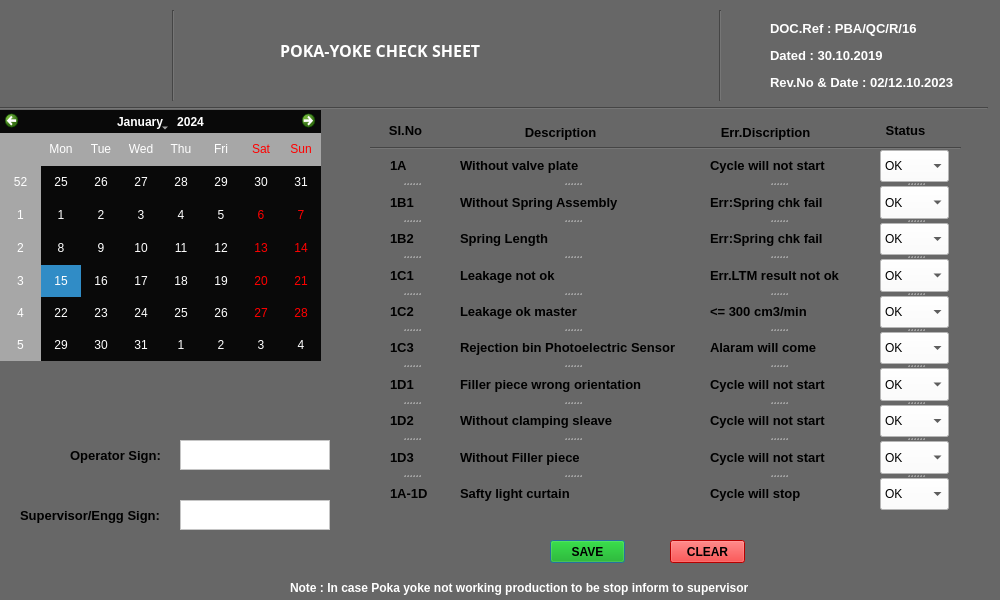
<?xml version="1.0" encoding="UTF-8"?>
<ui version="4.0">
 <class>Dialog</class>
 <widget class="QDialog" name="Dialog">
  <property name="geometry">
   <rect>
    <x>0</x>
    <y>0</y>
    <width>1000</width>
    <height>600</height>
   </rect>
  </property>
  <property name="windowTitle">
   <string>Dialog</string>
  </property>
  <property name="styleSheet">
   <string notr="true">background-color: rgb(103, 103, 103);</string>
  </property>
  <widget class="QLabel" name="label">
   <property name="geometry">
    <rect>
     <x>10</x>
     <y>20</y>
     <width>150</width>
     <height>60</height>
    </rect>
   </property>
   <property name="text">
    <string/>
   </property>
   <property name="pixmap">
    <pixmap>Images/PreBo_cmyk.png</pixmap>
   </property>
   <property name="scaledContents">
    <bool>true</bool>
   </property>
  </widget>
  <widget class="Line" name="line">
   <property name="geometry">
    <rect>
     <x>-3</x>
     <y>100</y>
     <width>991</width>
     <height>16</height>
    </rect>
   </property>
   <property name="orientation">
    <enum>Qt::Horizontal</enum>
   </property>
  </widget>
  <widget class="Line" name="line_2">
   <property name="geometry">
    <rect>
     <x>163</x>
     <y>10</y>
     <width>20</width>
     <height>91</height>
    </rect>
   </property>
   <property name="orientation">
    <enum>Qt::Vertical</enum>
   </property>
  </widget>
  <widget class="QLabel" name="label_2">
   <property name="geometry">
    <rect>
     <x>280</x>
     <y>30</y>
     <width>251</width>
     <height>41</height>
    </rect>
   </property>
   <property name="font">
    <font>
     <family>Segoe Script</family>
     <pointsize>12</pointsize>
     <weight>75</weight>
     <bold>true</bold>
    </font>
   </property>
   <property name="styleSheet">
    <string notr="true">color: rgb(255, 255, 255);</string>
   </property>
   <property name="text">
    <string>POKA-YOKE CHECK SHEET</string>
   </property>
  </widget>
  <widget class="Line" name="line_3">
   <property name="geometry">
    <rect>
     <x>710</x>
     <y>10</y>
     <width>20</width>
     <height>91</height>
    </rect>
   </property>
   <property name="orientation">
    <enum>Qt::Vertical</enum>
   </property>
  </widget>
  <widget class="QLabel" name="label_3">
   <property name="geometry">
    <rect>
     <x>600</x>
     <y>10</y>
     <width>101</width>
     <height>91</height>
    </rect>
   </property>
   <property name="text">
    <string/>
   </property>
   <property name="pixmap">
    <pixmap>Images/rb_15710.png</pixmap>
   </property>
   <property name="scaledContents">
    <bool>true</bool>
   </property>
  </widget>
  <widget class="QLabel" name="label_4">
   <property name="geometry">
    <rect>
     <x>770</x>
     <y>10</y>
     <width>211</width>
     <height>91</height>
    </rect>
   </property>
   <property name="styleSheet">
    <string notr="true">color: rgb(255, 255, 255);</string>
   </property>
   <property name="text">
    <string>&lt;html&gt;&lt;head/&gt;&lt;body&gt;&lt;p&gt;&lt;span style=&quot; font-size:10pt; font-weight:600;&quot;&gt;DOC.Ref : PBA/QC/R/16&lt;/span&gt;&lt;/p&gt;&lt;p&gt;&lt;span style=&quot; font-size:10pt; font-weight:600;&quot;&gt;Dated : 30.10.2019&lt;/span&gt;&lt;/p&gt;&lt;p&gt;&lt;span style=&quot; font-size:10pt; font-weight:600;&quot;&gt;Rev.No &amp;amp; Date : 02/12.10.2023&lt;/span&gt;&lt;/p&gt;&lt;/body&gt;&lt;/html&gt;</string>
   </property>
  </widget>
  <widget class="QCalendarWidget" name="calendarWidget">
   <property name="geometry">
    <rect>
     <x>0</x>
     <y>110</y>
     <width>321</width>
     <height>251</height>
    </rect>
   </property>
   <property name="styleSheet">
    <string notr="true">border-color: rgb(255, 0, 0);
background-color: rgb(103, 103, 103);
color: rgb(255, 255, 255);
alternate-background-color: rgb(103, 103, 103);
background-color: rgb(9, 9, 9);
alternate-background-color: rgb(255, 255, 11);
alternate-background-color: rgb(20, 20, 20);
alternate-background-color: rgb(167, 167, 167);</string>
   </property>
  </widget>
  <widget class="QLabel" name="label_5">
   <property name="geometry">
    <rect>
     <x>290</x>
     <y>580</y>
     <width>461</width>
     <height>16</height>
    </rect>
   </property>
   <property name="styleSheet">
    <string notr="true">color: rgb(255, 255, 255);</string>
   </property>
   <property name="text">
    <string>&lt;html&gt;&lt;head/&gt;&lt;body&gt;&lt;p&gt;&lt;span style=&quot; font-weight:600;&quot;&gt;Note :  In case Poka yoke not working production to be stop inform to supervisor&lt;/span&gt;&lt;/p&gt;&lt;/body&gt;&lt;/html&gt;</string>
   </property>
  </widget>
  <widget class="QLabel" name="label_6">
   <property name="enabled">
    <bool>true</bool>
   </property>
   <property name="geometry">
    <rect>
     <x>360</x>
     <y>120</y>
     <width>91</width>
     <height>21</height>
    </rect>
   </property>
   <property name="text">
    <string>&lt;html&gt;&lt;head/&gt;&lt;body&gt;&lt;p align=&quot;center&quot;&gt;&lt;span style=&quot; font-size:10pt; font-weight:600;&quot;&gt;SI.No&lt;/span&gt;&lt;/p&gt;&lt;/body&gt;&lt;/html&gt;</string>
   </property>
  </widget>
  <widget class="QLabel" name="label_7">
   <property name="geometry">
    <rect>
     <x>480</x>
     <y>120</y>
     <width>161</width>
     <height>25</height>
    </rect>
   </property>
   <property name="text">
    <string>&lt;html&gt;&lt;head/&gt;&lt;body&gt;&lt;p align=&quot;center&quot;&gt;&lt;span style=&quot; font-size:10pt; font-weight:600;&quot;&gt;Description&lt;/span&gt;&lt;/p&gt;&lt;/body&gt;&lt;/html&gt;</string>
   </property>
  </widget>
  <widget class="QLabel" name="label_8">
   <property name="geometry">
    <rect>
     <x>670</x>
     <y>120</y>
     <width>191</width>
     <height>25</height>
    </rect>
   </property>
   <property name="text">
    <string>&lt;html&gt;&lt;head/&gt;&lt;body&gt;&lt;p align=&quot;center&quot;&gt;&lt;span style=&quot; font-size:10pt; font-weight:600;&quot;&gt;Err.Discription&lt;/span&gt;&lt;/p&gt;&lt;/body&gt;&lt;/html&gt;</string>
   </property>
  </widget>
  <widget class="QLabel" name="label_9">
   <property name="geometry">
    <rect>
     <x>870</x>
     <y>120</y>
     <width>71</width>
     <height>21</height>
    </rect>
   </property>
   <property name="text">
    <string>&lt;html&gt;&lt;head/&gt;&lt;body&gt;&lt;p align=&quot;center&quot;&gt;&lt;span style=&quot; font-size:10pt; font-weight:600;&quot;&gt;Status&lt;/span&gt;&lt;/p&gt;&lt;/body&gt;&lt;/html&gt;</string>
   </property>
  </widget>
  <widget class="QSplitter" name="splitter">
   <property name="geometry">
    <rect>
     <x>390</x>
     <y>150</y>
     <width>41</width>
     <height>360</height>
    </rect>
   </property>
   <property name="orientation">
    <enum>Qt::Vertical</enum>
   </property>
   <widget class="QLabel" name="label_14">
    <property name="text">
     <string>&lt;html&gt;&lt;head/&gt;&lt;body&gt;&lt;p&gt;&lt;span style=&quot; font-size:10pt; font-weight:600;&quot;&gt;1A&lt;/span&gt;&lt;/p&gt;&lt;/body&gt;&lt;/html&gt;</string>
    </property>
   </widget>
   <widget class="QLabel" name="label_17">
    <property name="text">
     <string>&lt;html&gt;&lt;head/&gt;&lt;body&gt;&lt;p&gt;&lt;span style=&quot; font-size:10pt; font-weight:600;&quot;&gt;1B1&lt;/span&gt;&lt;/p&gt;&lt;/body&gt;&lt;/html&gt;</string>
    </property>
   </widget>
   <widget class="QLabel" name="label_20">
    <property name="text">
     <string>&lt;html&gt;&lt;head/&gt;&lt;body&gt;&lt;p&gt;&lt;span style=&quot; font-size:10pt; font-weight:600;&quot;&gt;1B2&lt;/span&gt;&lt;/p&gt;&lt;/body&gt;&lt;/html&gt;</string>
    </property>
   </widget>
   <widget class="QLabel" name="label_23">
    <property name="text">
     <string>&lt;html&gt;&lt;head/&gt;&lt;body&gt;&lt;p&gt;&lt;span style=&quot; font-size:10pt; font-weight:600;&quot;&gt;1C1&lt;/span&gt;&lt;/p&gt;&lt;/body&gt;&lt;/html&gt;</string>
    </property>
   </widget>
   <widget class="QLabel" name="label_15">
    <property name="text">
     <string>&lt;html&gt;&lt;head/&gt;&lt;body&gt;&lt;p&gt;&lt;span style=&quot; font-size:10pt; font-weight:600;&quot;&gt;1C2&lt;/span&gt;&lt;/p&gt;&lt;/body&gt;&lt;/html&gt;</string>
    </property>
   </widget>
   <widget class="QLabel" name="label_18">
    <property name="text">
     <string>&lt;html&gt;&lt;head/&gt;&lt;body&gt;&lt;p&gt;&lt;span style=&quot; font-size:10pt; font-weight:600;&quot;&gt;1C3&lt;/span&gt;&lt;/p&gt;&lt;/body&gt;&lt;/html&gt;</string>
    </property>
   </widget>
   <widget class="QLabel" name="label_21">
    <property name="text">
     <string>&lt;html&gt;&lt;head/&gt;&lt;body&gt;&lt;p&gt;&lt;span style=&quot; font-size:10pt; font-weight:600;&quot;&gt;1D1&lt;/span&gt;&lt;/p&gt;&lt;/body&gt;&lt;/html&gt;</string>
    </property>
   </widget>
   <widget class="QLabel" name="label_24">
    <property name="text">
     <string>&lt;html&gt;&lt;head/&gt;&lt;body&gt;&lt;p&gt;&lt;span style=&quot; font-size:10pt; font-weight:600;&quot;&gt;1D2&lt;/span&gt;&lt;/p&gt;&lt;/body&gt;&lt;/html&gt;</string>
    </property>
   </widget>
   <widget class="QLabel" name="label_22">
    <property name="text">
     <string>&lt;html&gt;&lt;head/&gt;&lt;body&gt;&lt;p&gt;&lt;span style=&quot; font-size:10pt; font-weight:600;&quot;&gt;1D3&lt;/span&gt;&lt;/p&gt;&lt;/body&gt;&lt;/html&gt;</string>
    </property>
   </widget>
   <widget class="QLabel" name="label_19">
    <property name="text">
     <string>&lt;html&gt;&lt;head/&gt;&lt;body&gt;&lt;p&gt;&lt;span style=&quot; font-size:10pt; font-weight:600;&quot;&gt;1A-1D&lt;/span&gt;&lt;/p&gt;&lt;/body&gt;&lt;/html&gt;</string>
    </property>
   </widget>
  </widget>
  <widget class="Line" name="line_4">
   <property name="geometry">
    <rect>
     <x>370</x>
     <y>140</y>
     <width>591</width>
     <height>16</height>
    </rect>
   </property>
   <property name="orientation">
    <enum>Qt::Horizontal</enum>
   </property>
  </widget>
  <widget class="QPushButton" name="pushButton">
   <property name="geometry">
    <rect>
     <x>550</x>
     <y>540</y>
     <width>75</width>
     <height>23</height>
    </rect>
   </property>
   <property name="font">
    <font>
     <weight>75</weight>
     <bold>true</bold>
    </font>
   </property>
   <property name="styleSheet">
    <string notr="true">background-color: rgb(0, 170, 0);</string>
   </property>
   <property name="text">
    <string>SAVE</string>
   </property>
  </widget>
  <widget class="QPushButton" name="pushButton_2">
   <property name="geometry">
    <rect>
     <x>670</x>
     <y>540</y>
     <width>75</width>
     <height>23</height>
    </rect>
   </property>
   <property name="font">
    <font>
     <weight>75</weight>
     <bold>true</bold>
    </font>
   </property>
   <property name="styleSheet">
    <string notr="true">background-color: rgb(255, 0, 0);</string>
   </property>
   <property name="text">
    <string>CLEAR</string>
   </property>
  </widget>
  <widget class="QLabel" name="label_10">
   <property name="geometry">
    <rect>
     <x>70</x>
     <y>445</y>
     <width>101</width>
     <height>21</height>
    </rect>
   </property>
   <property name="text">
    <string>&lt;html&gt;&lt;head/&gt;&lt;body&gt;&lt;p&gt;&lt;span style=&quot; font-size:10pt; font-weight:600;&quot;&gt;Operator Sign:&lt;/span&gt;&lt;/p&gt;&lt;/body&gt;&lt;/html&gt;</string>
   </property>
  </widget>
  <widget class="QLabel" name="label_11">
   <property name="geometry">
    <rect>
     <x>20</x>
     <y>505</y>
     <width>151</width>
     <height>21</height>
    </rect>
   </property>
   <property name="text">
    <string>&lt;html&gt;&lt;head/&gt;&lt;body&gt;&lt;p&gt;&lt;span style=&quot; font-size:10pt; font-weight:600;&quot;&gt;Supervisor/Engg Sign:&lt;/span&gt;&lt;/p&gt;&lt;/body&gt;&lt;/html&gt;</string>
   </property>
  </widget>
  <widget class="QTextEdit" name="textEdit">
   <property name="geometry">
    <rect>
     <x>180</x>
     <y>440</y>
     <width>150</width>
     <height>30</height>
    </rect>
   </property>
   <property name="styleSheet">
    <string notr="true">background-color: rgb(255, 255, 255);</string>
   </property>
  </widget>
  <widget class="QTextEdit" name="textEdit_2">
   <property name="geometry">
    <rect>
     <x>180</x>
     <y>500</y>
     <width>150</width>
     <height>30</height>
    </rect>
   </property>
   <property name="styleSheet">
    <string notr="true">background-color: rgb(255, 255, 255);</string>
   </property>
  </widget>
  <widget class="QSplitter" name="splitter_2">
   <property name="geometry">
    <rect>
     <x>460</x>
     <y>150</y>
     <width>223</width>
     <height>360</height>
    </rect>
   </property>
   <property name="orientation">
    <enum>Qt::Vertical</enum>
   </property>
   <widget class="QLabel" name="label_13">
    <property name="text">
     <string>&lt;html&gt;&lt;head/&gt;&lt;body&gt;&lt;p&gt;&lt;span style=&quot; font-size:10pt; font-weight:600;&quot;&gt;Without valve plate&lt;/span&gt;&lt;/p&gt;&lt;/body&gt;&lt;/html&gt;</string>
    </property>
   </widget>
   <widget class="QLabel" name="label_16">
    <property name="text">
     <string>&lt;html&gt;&lt;head/&gt;&lt;body&gt;&lt;p&gt;&lt;span style=&quot; font-size:10pt; font-weight:600;&quot;&gt;Without Spring Assembly&lt;/span&gt;&lt;/p&gt;&lt;/body&gt;&lt;/html&gt;</string>
    </property>
   </widget>
   <widget class="QLabel" name="label_35">
    <property name="text">
     <string>&lt;html&gt;&lt;head/&gt;&lt;body&gt;&lt;p&gt;&lt;span style=&quot; font-size:10pt; font-weight:600;&quot;&gt;Spring Length&lt;/span&gt;&lt;/p&gt;&lt;/body&gt;&lt;/html&gt;</string>
    </property>
   </widget>
   <widget class="QLabel" name="label_36">
    <property name="text">
     <string>&lt;html&gt;&lt;head/&gt;&lt;body&gt;&lt;p&gt;&lt;span style=&quot; font-size:10pt; font-weight:600;&quot;&gt;Leakage not ok&lt;/span&gt;&lt;/p&gt;&lt;/body&gt;&lt;/html&gt;</string>
    </property>
   </widget>
   <widget class="QLabel" name="label_37">
    <property name="text">
     <string>&lt;html&gt;&lt;head/&gt;&lt;body&gt;&lt;p&gt;&lt;span style=&quot; font-size:10pt; font-weight:600;&quot;&gt;Leakage ok master&lt;/span&gt;&lt;/p&gt;&lt;/body&gt;&lt;/html&gt;</string>
    </property>
   </widget>
   <widget class="QLabel" name="label_38">
    <property name="text">
     <string>&lt;html&gt;&lt;head/&gt;&lt;body&gt;&lt;p&gt;&lt;span style=&quot; font-size:10pt; font-weight:600;&quot;&gt;Rejection bin Photoelectric Sensor&lt;/span&gt;&lt;/p&gt;&lt;/body&gt;&lt;/html&gt;</string>
    </property>
   </widget>
   <widget class="QLabel" name="label_39">
    <property name="text">
     <string>&lt;html&gt;&lt;head/&gt;&lt;body&gt;&lt;p&gt;&lt;span style=&quot; font-size:10pt; font-weight:600;&quot;&gt;Filler piece wrong orientation&lt;/span&gt;&lt;/p&gt;&lt;/body&gt;&lt;/html&gt;</string>
    </property>
   </widget>
   <widget class="QLabel" name="label_40">
    <property name="text">
     <string>&lt;html&gt;&lt;head/&gt;&lt;body&gt;&lt;p&gt;&lt;span style=&quot; font-size:10pt; font-weight:600;&quot;&gt;Without clamping sleave&lt;/span&gt;&lt;/p&gt;&lt;/body&gt;&lt;/html&gt;</string>
    </property>
   </widget>
   <widget class="QLabel" name="label_41">
    <property name="text">
     <string>&lt;html&gt;&lt;head/&gt;&lt;body&gt;&lt;p&gt;&lt;span style=&quot; font-size:10pt; font-weight:600;&quot;&gt;Without Filler piece&lt;/span&gt;&lt;/p&gt;&lt;/body&gt;&lt;/html&gt;</string>
    </property>
   </widget>
   <widget class="QLabel" name="label_42">
    <property name="text">
     <string>&lt;html&gt;&lt;head/&gt;&lt;body&gt;&lt;p&gt;&lt;span style=&quot; font-size:10pt; font-weight:600;&quot;&gt;Safty light curtain&lt;/span&gt;&lt;/p&gt;&lt;/body&gt;&lt;/html&gt;</string>
    </property>
   </widget>
  </widget>
  <widget class="QSplitter" name="splitter_3">
   <property name="geometry">
    <rect>
     <x>710</x>
     <y>150</y>
     <width>135</width>
     <height>360</height>
    </rect>
   </property>
   <property name="orientation">
    <enum>Qt::Vertical</enum>
   </property>
   <widget class="QLabel" name="label_27">
    <property name="text">
     <string>&lt;html&gt;&lt;head/&gt;&lt;body&gt;&lt;p&gt;&lt;span style=&quot; font-size:10pt; font-weight:600;&quot;&gt;Cycle will not start&lt;/span&gt;&lt;/p&gt;&lt;/body&gt;&lt;/html&gt;</string>
    </property>
   </widget>
   <widget class="QLabel" name="label_29">
    <property name="text">
     <string>&lt;html&gt;&lt;head/&gt;&lt;body&gt;&lt;p&gt;&lt;span style=&quot; font-size:10pt; font-weight:600;&quot;&gt;Err:Spring chk fail&lt;/span&gt;&lt;/p&gt;&lt;/body&gt;&lt;/html&gt;</string>
    </property>
   </widget>
   <widget class="QLabel" name="label_33">
    <property name="text">
     <string>&lt;html&gt;&lt;head/&gt;&lt;body&gt;&lt;p&gt;&lt;span style=&quot; font-size:10pt; font-weight:600;&quot;&gt;Err:Spring chk fail&lt;/span&gt;&lt;/p&gt;&lt;/body&gt;&lt;/html&gt;</string>
    </property>
   </widget>
   <widget class="QLabel" name="label_26">
    <property name="text">
     <string>&lt;html&gt;&lt;head/&gt;&lt;body&gt;&lt;p&gt;&lt;span style=&quot; font-size:10pt; font-weight:600;&quot;&gt;Err.LTM result not ok&lt;/span&gt;&lt;/p&gt;&lt;/body&gt;&lt;/html&gt;</string>
    </property>
   </widget>
   <widget class="QLabel" name="label_32">
    <property name="text">
     <string>&lt;html&gt;&lt;head/&gt;&lt;body&gt;&lt;p&gt;&lt;span style=&quot; font-size:10pt; font-weight:600;&quot;&gt;&amp;lt;= 300 cm3/min&lt;/span&gt;&lt;/p&gt;&lt;/body&gt;&lt;/html&gt;</string>
    </property>
   </widget>
   <widget class="QLabel" name="label_25">
    <property name="text">
     <string>&lt;html&gt;&lt;head/&gt;&lt;body&gt;&lt;p&gt;&lt;span style=&quot; font-size:10pt; font-weight:600;&quot;&gt;Alaram will come&lt;/span&gt;&lt;/p&gt;&lt;/body&gt;&lt;/html&gt;</string>
    </property>
   </widget>
   <widget class="QLabel" name="label_28">
    <property name="text">
     <string>&lt;html&gt;&lt;head/&gt;&lt;body&gt;&lt;p&gt;&lt;span style=&quot; font-size:10pt; font-weight:600;&quot;&gt;Cycle will not start&lt;/span&gt;&lt;/p&gt;&lt;/body&gt;&lt;/html&gt;</string>
    </property>
   </widget>
   <widget class="QLabel" name="label_31">
    <property name="text">
     <string>&lt;html&gt;&lt;head/&gt;&lt;body&gt;&lt;p&gt;&lt;span style=&quot; font-size:10pt; font-weight:600;&quot;&gt;Cycle will not start&lt;/span&gt;&lt;/p&gt;&lt;/body&gt;&lt;/html&gt;</string>
    </property>
   </widget>
   <widget class="QLabel" name="label_34">
    <property name="text">
     <string>&lt;html&gt;&lt;head/&gt;&lt;body&gt;&lt;p&gt;&lt;span style=&quot; font-size:10pt; font-weight:600;&quot;&gt;Cycle will not start&lt;/span&gt;&lt;/p&gt;&lt;/body&gt;&lt;/html&gt;</string>
    </property>
   </widget>
   <widget class="QLabel" name="label_30">
    <property name="text">
     <string>&lt;html&gt;&lt;head/&gt;&lt;body&gt;&lt;p&gt;&lt;span style=&quot; font-size:10pt; font-weight:600;&quot;&gt;Cycle will stop&lt;/span&gt;&lt;/p&gt;&lt;/body&gt;&lt;/html&gt;</string>
    </property>
   </widget>
  </widget>
  <widget class="QSplitter" name="splitter_4">
   <property name="geometry">
    <rect>
     <x>880</x>
     <y>150</y>
     <width>69</width>
     <height>360</height>
    </rect>
   </property>
   <property name="orientation">
    <enum>Qt::Vertical</enum>
   </property>
   <widget class="QComboBox" name="comboBox_3">
    <property name="styleSheet">
     <string notr="true">background-color: rgb(255, 255, 255);</string>
    </property>
    <item>
     <property name="text">
      <string>OK</string>
     </property>
    </item>
    <item>
     <property name="text">
      <string>Not_Ok</string>
     </property>
    </item>
   </widget>
   <widget class="QComboBox" name="comboBox_2">
    <property name="styleSheet">
     <string notr="true">background-color: rgb(255, 255, 255);</string>
    </property>
    <item>
     <property name="text">
      <string>OK</string>
     </property>
    </item>
    <item>
     <property name="text">
      <string>Not_Ok</string>
     </property>
    </item>
   </widget>
   <widget class="QComboBox" name="comboBox_6">
    <property name="styleSheet">
     <string notr="true">background-color: rgb(255, 255, 255);</string>
    </property>
    <item>
     <property name="text">
      <string>OK</string>
     </property>
    </item>
    <item>
     <property name="text">
      <string>Not_Ok</string>
     </property>
    </item>
   </widget>
   <widget class="QComboBox" name="comboBox_4">
    <property name="styleSheet">
     <string notr="true">background-color: rgb(255, 255, 255);</string>
    </property>
    <item>
     <property name="text">
      <string>OK</string>
     </property>
    </item>
    <item>
     <property name="text">
      <string>Not_Ok</string>
     </property>
    </item>
   </widget>
   <widget class="QComboBox" name="comboBox_10">
    <property name="styleSheet">
     <string notr="true">background-color: rgb(255, 255, 255);</string>
    </property>
    <item>
     <property name="text">
      <string>OK</string>
     </property>
    </item>
    <item>
     <property name="text">
      <string>Not_Ok</string>
     </property>
    </item>
   </widget>
   <widget class="QComboBox" name="comboBox_7">
    <property name="styleSheet">
     <string notr="true">background-color: rgb(255, 255, 255);</string>
    </property>
    <item>
     <property name="text">
      <string>OK</string>
     </property>
    </item>
    <item>
     <property name="text">
      <string>Not_Ok</string>
     </property>
    </item>
   </widget>
   <widget class="QComboBox" name="comboBox_5">
    <property name="styleSheet">
     <string notr="true">background-color: rgb(255, 255, 255);</string>
    </property>
    <item>
     <property name="text">
      <string>OK</string>
     </property>
    </item>
    <item>
     <property name="text">
      <string>Not_Ok</string>
     </property>
    </item>
   </widget>
   <widget class="QComboBox" name="comboBox_11">
    <property name="styleSheet">
     <string notr="true">background-color: rgb(255, 255, 255);</string>
    </property>
    <item>
     <property name="text">
      <string>OK</string>
     </property>
    </item>
    <item>
     <property name="text">
      <string>Not_Ok</string>
     </property>
    </item>
   </widget>
   <widget class="QComboBox" name="comboBox_9">
    <property name="styleSheet">
     <string notr="true">background-color: rgb(255, 255, 255);</string>
    </property>
    <item>
     <property name="text">
      <string>OK</string>
     </property>
    </item>
    <item>
     <property name="text">
      <string>Not_Ok</string>
     </property>
    </item>
   </widget>
   <widget class="QComboBox" name="comboBox_8">
    <property name="styleSheet">
     <string notr="true">background-color: rgb(255, 255, 255);</string>
    </property>
    <item>
     <property name="text">
      <string>OK</string>
     </property>
    </item>
    <item>
     <property name="text">
      <string>Not_Ok</string>
     </property>
    </item>
   </widget>
  </widget>
 </widget>
 <resources/>
 <connections/>
</ui>
